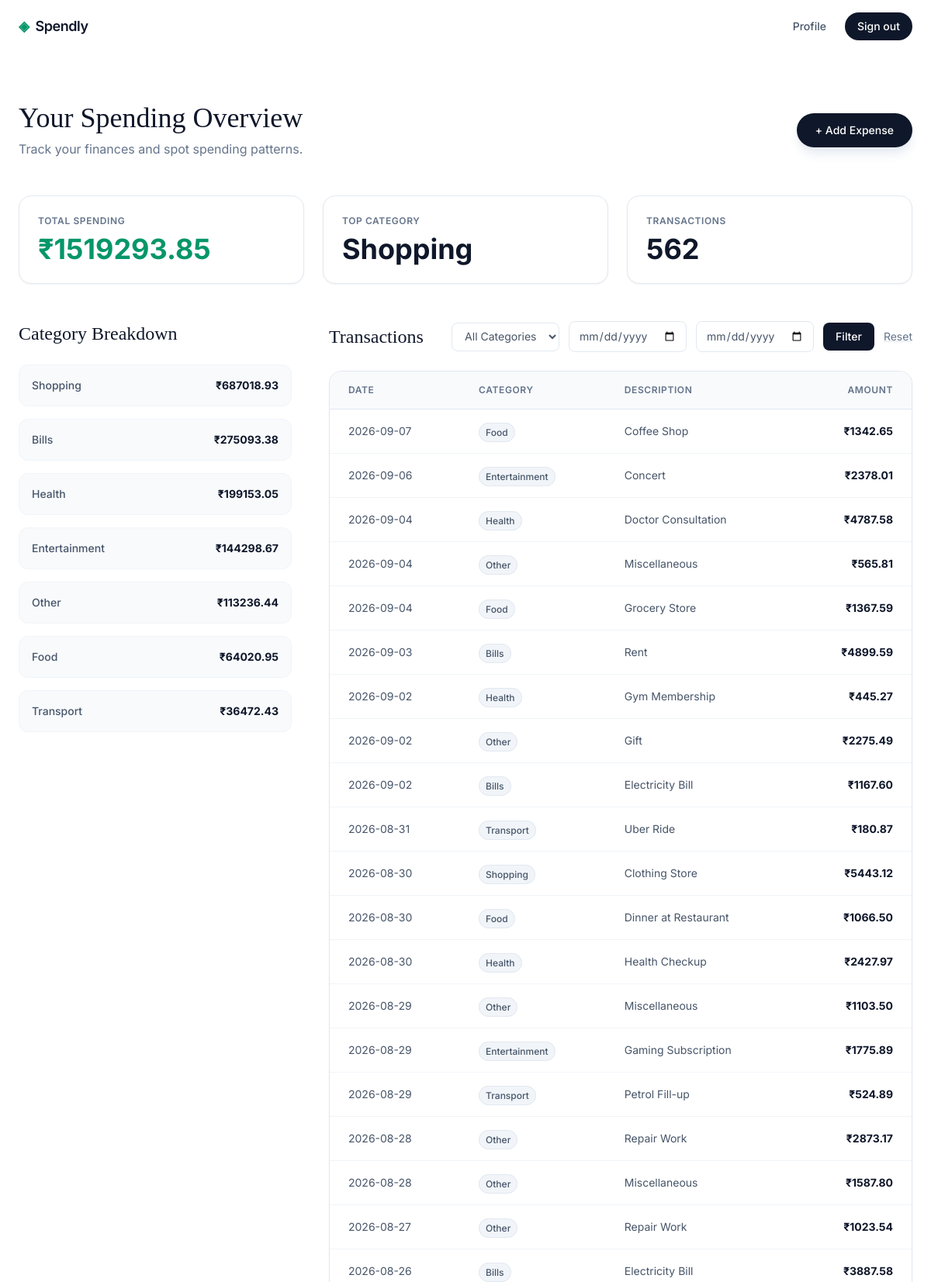
The app's page /dashboard (signed in, upper part) with its own data.
### tables this page shows
CREATE TABLE expenses (
                id INTEGER PRIMARY KEY AUTOINCREMENT,
                user_id INTEGER NOT NULL,
                amount REAL NOT NULL,
                category TEXT NOT NULL,
                date TEXT NOT NULL,
                description TEXT,
                created_at TEXT DEFAULT (datetime('now')),
                FOREIGN KEY (user_id) REFERENCES users (id)
            );

### app.py (the view)
@app.route("/dashboard")
@login_required
def dashboard():
    user_id = session["user_id"]
    category = request.args.get("category")
    start_date = request.args.get("start_date")
    end_date = request.args.get("end_date")
    summary = get_spending_summary(user_id)
    categories = get_category_totals(user_id)
    expenses = get_filtered_expenses(user_id, category, start_date, end_date)
    return render_template("dashboard.html", summary=summary, categories=categories, expenses=expenses)

### app.py (called while the page is built)
def login_required(f):
    @wraps(f)
    def decorated_function(*args, **kwargs):
        if "user_id" not in session:
            flash("Please sign in to access this page.", "error")
            return redirect(url_for("login"))
        return f(*args, **kwargs)
    return decorated_function

### database/db.py (called while the page is built)
def get_db():
    conn = sqlite3.connect(DATABASE)
    conn.row_factory = sqlite3.Row
    conn.execute("PRAGMA foreign_keys = ON;")
    return conn

def get_spending_summary(user_id):
    with get_db() as db:
        total = db.execute("SELECT SUM(amount) as total FROM expenses WHERE user_id = ?", (user_id,)).fetchone()
        top_cat = db.execute(
            "SELECT category FROM expenses WHERE user_id = ? GROUP BY category ORDER BY SUM(amount) DESC LIMIT 1",
            (user_id,)
        ).fetchone()
        return {
            "total_spend": total["total"] if total["total"] else 0,
            "top_category": top_cat["category"] if top_cat else "None"
        }

def get_category_totals(user_id):
    with get_db() as db:
        return db.execute(
            "SELECT category, SUM(amount) as total FROM expenses WHERE user_id = ? GROUP BY category ORDER BY total DESC",
            (user_id,)
        ).fetchall()

def get_filtered_expenses(user_id, category=None, start_date=None, end_date=None):
    with get_db() as db:
        query = "SELECT * FROM expenses WHERE user_id = ?"
        params = [user_id]
        if category and category != "All":
            query += " AND category = ?"
            params.append(category)
        if start_date:
            query += " AND date >= ?"
            params.append(start_date)
        if end_date:
            query += " AND date <= ?"
            params.append(end_date)
        query += " ORDER BY date DESC"
        return db.execute(query, params).fetchall()

### templates/dashboard.html (shortened to what this page needs)
{% extends "base.html" %}
{% block content %}
<div class="max-w-7xl mx-auto px-6 py-8">
    <header class="flex flex-col md:flex-row md:items-center justify-between mb-12 gap-4">
        <div>
            <h1 class="serif text-4xl text-slate-900 mb-2">Your Spending Overview</h1>
            <p class="text-slate-500">Track your finances and spot spending patterns.</p>
        </div>
        <a href="#" class="bg-slate-900 text-white px-6 py-3 rounded-full text-sm font-medium hover:bg-slate-800 transition-all shadow-lg shadow-slate-200 flex items-center justify-center gap-2">
            <span>+ Add Expense</span>
        </a>
    </header>
    <div class="grid grid-cols-1 md:grid-cols-3 gap-6 mb-12">
        <div class="bg-white border border-slate-200 rounded-2xl p-6 shadow-sm">
            <p class="text-xs font-semibold text-slate-500 uppercase tracking-wider mb-2">Total Spending</p>
            <p class="text-4xl font-bold text-emerald-600">₹{{ "%.2f"|format(summary.total_spend) }}</p>
        </div>
        <div class="bg-white border border-slate-200 rounded-2xl p-6 shadow-sm">
            <p class="text-xs font-semibold text-slate-500 uppercase tracking-wider mb-2">Top Category</p>
            <p class="text-4xl font-bold text-slate-900">{{ summary.top_category }}</p>
        </div>
        <div class="bg-white border border-slate-200 rounded-2xl p-6 shadow-sm">
            <p class="text-xs font-semibold text-slate-500 uppercase tracking-wider mb-2">Transactions</p>
            <p class="text-4xl font-bold text-slate-900">{{ expenses|length }}</p>
        </div>
    </div>
    <div class="grid grid-cols-1 lg:grid-cols-3 gap-12">
        <div class="lg:col-span-1">
            <h2 class="serif text-2xl text-slate-900 mb-6">Category Breakdown</h2>
            <div class="space-y-4">
                {% for cat in categories %}
                <div class="bg-slate-50 border border-slate-100 rounded-xl p-4 flex items-center justify-between">
                    <span class="text-sm font-medium text-slate-600">{{ cat.category }}</span>
                    <span class="text-sm font-bold text-slate-900">₹{{ "%.2f"|format(cat.total) }}</span>
                </div>
                {% endfor %}
            </div>
        </div>
        <div class="lg:col-span-2">
            <div class="flex items-center justify-between mb-6">
                <h2 class="serif text-2xl text-slate-900">Transactions</h2>
                <form method="GET" class="flex flex-wrap items-center gap-3">
                    <select name="category" class="text-sm border border-slate-200 rounded-lg px-3 py-2 bg-white text-slate-600 focus:outline-none focus:ring-2 focus:ring-emerald-500/20 focus:border-emerald-500">
                        <option value="All" {% if request.args.get('category') == 'All' or not request.args.get('category') %}selected{% endif %}>All Categories</option>
                    </select>
                    <input type="date" name="start_date" value="{{ request.args.get('start_date', '') }}" class="text-sm border border-slate-200 rounded-lg px-3 py-2 bg-white text-slate-600 focus:outline-none focus:ring-2 focus:ring-emerald-500/20 focus:border-emerald-500">
                    <input type="date" name="end_date" value="{{ request.args.get('end_date', '') }}" class="text-sm border border-slate-200 rounded-lg px-3 py-2 bg-white text-slate-600 focus:outline-none focus:ring-2 focus:ring-emerald-500/20 focus:border-emerald-500">
                    <button type="submit" class="bg-slate-900 text-white px-4 py-2 rounded-lg text-sm font-medium hover:bg-slate-800 transition-all">Filter</button>
                    <a href="{{ url_for('dashboard') }}" class="text-sm text-slate-500 hover:text-slate-900 underline decoration-slate-200">Reset</a>
                </form>
            </div>
            <div class="bg-white border border-slate-200 rounded-2xl shadow-sm overflow-hidden">
                <table class="w-full text-left border-collapse">
                    <thead>
                        <tr class="bg-slate-50 border-b border-slate-200">
                            <th class="px-6 py-4 text-xs font-semibold text-slate-500 uppercase tracking-wider">Date</th>
                            <th class="px-6 py-4 text-xs font-semibold text-slate-500 uppercase tracking-wider">Category</th>
                            <th class="px-6 py-4 text-xs font-semibold text-slate-500 uppercase tracking-wider">Description</th>
                            <th class="px-6 py-4 text-xs font-semibold text-slate-500 uppercase tracking-wider text-right">Amount</th>
                        </tr>
                    </thead>
                    <tbody class="divide-y divide-slate-100">
                        {% for expense in expenses %}
                        <tr class="hover:bg-slate-50 transition-colors">
                            <td class="px-6 py-4 text-sm text-slate-600">{{ expense.date }}</td>
                            <td class="px-6 py-4">
                                <span class="text-xs font-medium px-2 py-1 rounded-full bg-slate-100 text-slate-600 border border-slate-200">{{ expense.category }}</span>
                            </td>
                            <td class="px-6 py-4 text-sm text-slate-600">{{ expense.description }}</td>
                            <td class="px-6 py-4 text-sm font-bold text-slate-900 text-right">₹{{ "%.2f"|format(expense.amount) }}</td>
                        </tr>
                        {% endfor %}
                    </tbody>
                </table>
            </div>
        </div>
    </div>
</div>
{% endblock %}

### templates/base.html (style rules this page uses)
body { font-family: 'Inter', sans-serif; }
h1, h2, .serif { font-family: 'Playfair Display', serif; }

### records on screen
expenses: date "2026-09-07", category "Food", description "Coffee Shop", amount "1342.65"
expenses: date "2026-09-06", category "Entertainment", description "Concert", amount "2378.01"
expenses: date "2026-09-04", category "Health", description "Doctor Consultation", amount "4787.58"
expenses: date "2026-09-04", category "Other", description "Miscellaneous", amount "565.81"
expenses: date "2026-09-04", category "Food", description "Grocery Store", amount "1367.59"
expenses: date "2026-09-03", category "Bills", description "Rent", amount "4899.59"
expenses: date "2026-09-02", category "Health", description "Gym Membership", amount "445.27"
expenses: date "2026-09-02", category "Other", description "Gift", amount "2275.49"
expenses: date "2026-09-02", category "Bills", description "Electricity Bill", amount "1167.60"
expenses: date "2026-08-31", category "Transport", description "Uber Ride", amount "180.87"
expenses: date "2026-08-30", category "Shopping", description "Clothing Store", amount "5443.12"
expenses: date "2026-08-30", category "Food", description "Dinner at Restaurant", amount "1066.50"
expenses: date "2026-08-30", category "Health", description "Health Checkup", amount "2427.97"
expenses: date "2026-08-29", category "Other", description "Miscellaneous", amount "1103.50"
expenses: date "2026-08-29", category "Entertainment", description "Gaming Subscription", amount "1775.89"
expenses: date "2026-08-29", category "Transport", description "Petrol Fill-up", amount "524.89"
expenses: date "2026-08-28", category "Other", description "Repair Work", amount "2873.17"
expenses: date "2026-08-28", category "Other", description "Miscellaneous", amount "1587.80"
expenses: date "2026-08-27", category "Other", description "Repair Work", amount "1023.54"
expenses: date "2026-08-26", category "Bills", description "Electricity Bill", amount "3887.58"

### other values on screen
{{ "%.2f"|format(summary.total_spend) }} "1519293.85"
{{ summary.top_category }} "Shopping"
{{ expenses|length }} "562"
{{ cat.category }} "Shopping" "Bills" "Health" "Entertainment" "Other" "Food" "Transport"
{{ "%.2f"|format(cat.total) }} "687018.93" "275093.38" "199153.05" "144298.67" "113236.44" "64020.95" "36472.43"
